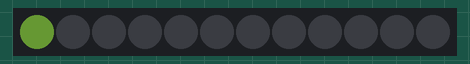
A sketch run on a simulated Arduino Uno, built with avr-gcc and run on an emulated ATmega328P. Parts: 12 RGB LEDs in strip order, left to right. Dim RGB values are drawn brighter than linear; what the sketch prints to the serial monitor is not drawn.

Above: at 3.4 s.
At 6.7 s:
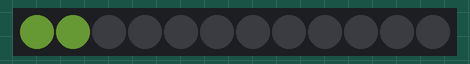
At 10.1 s:
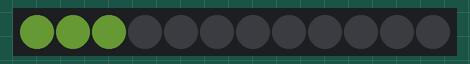
At 20.1 s:
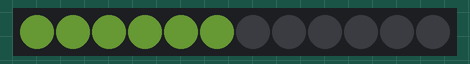
At 26.7 s:
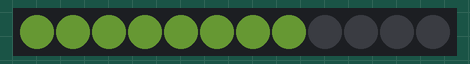
At 36.7 s:
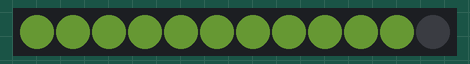

Measured:
- what the display in image 0 shows lasts 3.4 s, from 3.3 s to 6.7 s

The sketch:

Kode_til_treet.ino
```cpp
#include <Adafruit_NeoPixel.h>

//Neopixel til treet
#define PIN 2                 //Input pin som Neopixel er koblet til
#define NUMPIXELS 12          //Antall neopixels i strip'en
Adafruit_NeoPixel pixels = Adafruit_NeoPixel(NUMPIXELS, PIN, NEO_GRB + NEO_KHZ800);

//Variabler til Neopixel
int redColor = 0;
int greenColor = 0;
int blueColor = 0;

//Variabler til potentiometer
int const potPin = A0;        //Pin som potentiometeret er koblet til
int potVal;                   //Variabel som lagrer potentiometerets verdi
int angle;                    //Variabel som lagrer vinkelen til potentiometeret

//Variabler til photoresistor
int const photoPin = A1;      //Pin som photoresistoren er koblet til
int photoState = 0;           //Variabel som lagrer photoresistorens verdi


void setup() {
  //Starter opp NeoPixel biblioteket
  pixels.begin();

  //Sikre at alle NeoPixels er av hvis RESET trykkes
  pixels.clear();
  pixels.show();

  //Potentiometer og photoresistor
  Serial.begin(9600);
  //Starter Potentiometeret som en input
  pinMode(potPin, INPUT);
}

void loop() {
  //Kaller paa modulen photoresistor() som sjekker om photoresistoren er paa eller ikke
  photoresistor();

  //Setter et delay slik at maskinen ikke sjekker unoedvendig
  delay(1000);
}

void photoresistor() {
  //Leser og lagrer verdien fra photoresistoren
  photoState = analogRead(photoPin);

   //Hvis det er lyst saa kalles det paa readPot() som sjekker hvilken verdi potentiometeret er paa
   //og videre starter en oekt som tilsvarer med verdien til potentiometeret
  if (photoState > 450) {
      Serial.println("Skrur paa oekter.");
      readPot();
  //Hvis det er moerkt saa skrus lysene av
  } else {
      Serial.println("Skrur av oekter.");
      pixels.clear();
      pixels.show();
  }
}

void turnOnPixel(long delayval) {
//For-lokken gaar gjennom alle Neopixelene, gir dem farge og skrur de paa
  for (int i=0; i < NUMPIXELS; i++) {
      //pixels.Color tar RBG verdier fra 0 til 255
      pixels.setPixelColor(i, pixels.Color(16, 24, 8));

      //Lager en long variabel som kan holde paa antall NUMPIXELS
      long pix = NUMPIXELS;

      //Her settes det et delay der hvor antall totale millisekunder deles paa antall Neopixeler
      delay(delayval/pix);
      Serial.print(delayval/pix);

      //Sender oppdatert pixelfarge til Neopixelene
      pixels.show();

  }
  //Setter et delay slik at lysene ikke skrur seg av med en gang
  delay(2000);

  //Deretter skrus lysene av
  pixels.clear();
  pixels.show();
}

void readPot() {
  //Leser og lagrer verdien fra potentiometeret
  potVal = analogRead(potPin);
  Serial.print("potVal: ");
  Serial.print(potVal);

  //map-funksjonen gjoer det lettere for oss aa bruke verdiene fra potentiometeret
  //Her tar den verdiene fra potentiometeret og gjoer dem om til grader (0-179)
  angle = map(potVal, 0, 1023, 0, 179);
  Serial.print(" , angle: ");
  Serial.print(angle);

  //Hvis vinkelen paa potentiometeret er mindre eller lik 60 grader saa fylles lysene
  //i loepet av 20 sekunder
  if (angle <= 60) {
    turnOnPixel(20000);

  //Hvis vinkelen paa potentiometeret er mindre eller lik 120 grader saa fylles lysene
  //i loepet av 40 sekunder
  } else if (angle <= 120) {
    turnOnPixel(40000);

  //Hvis vinkelen paa potentiometeret er mer enn 120 grader saa fylles lysene
  //i loepet av 60 sekunder
  } else {
    turnOnPixel(60000);
  }
}
```
